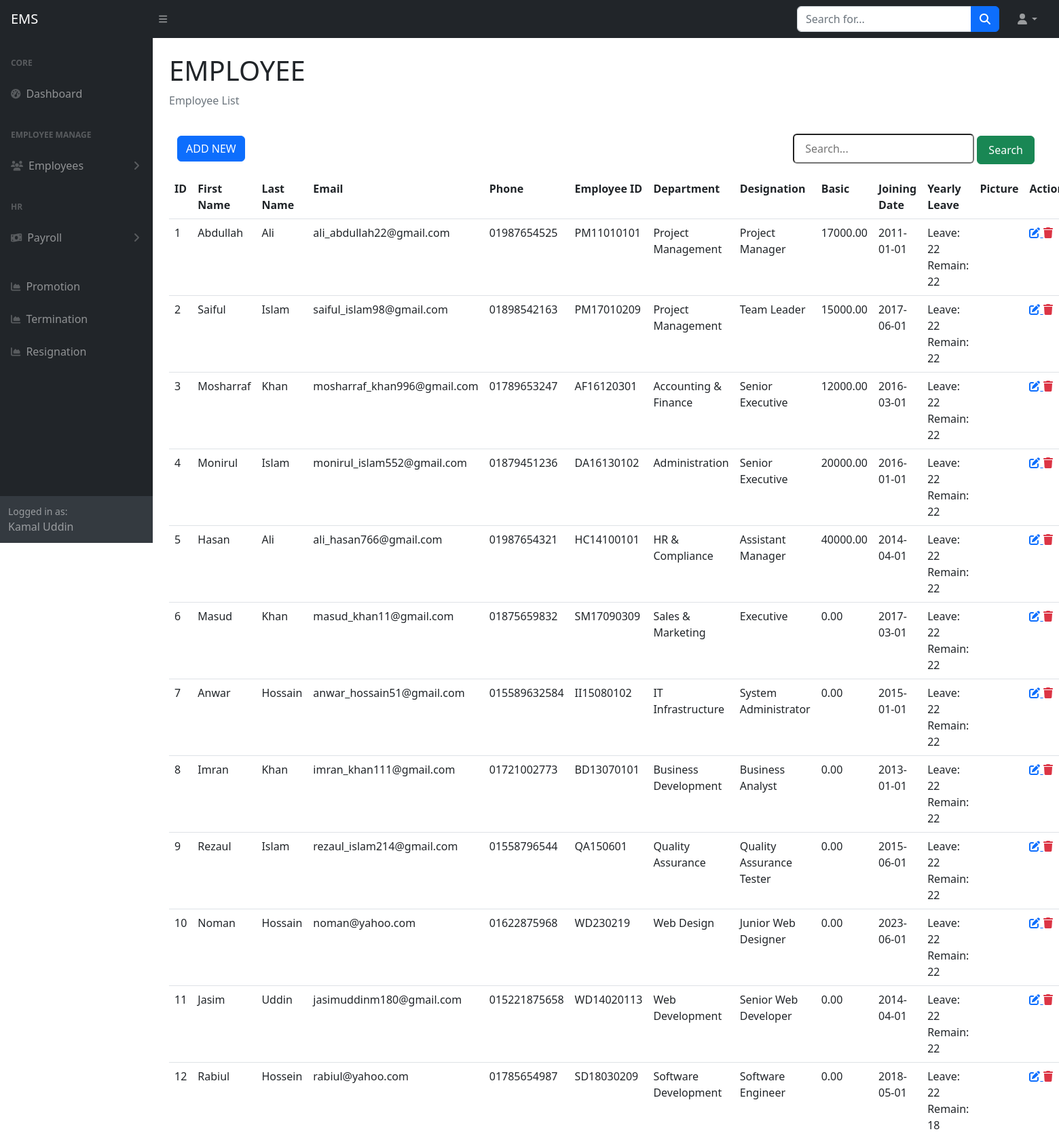
Screenshot of /employee_list.php (signed in, upper part) with the database file from the repository.
### tables this page shows
CREATE TABLE `tbl_employees` (
  `id` int(50) NOT NULL,
  `first_name` varchar(255) NOT NULL,
  `last_name` varchar(255) NOT NULL,
  `email` varchar(255) NOT NULL,
  `phone` varchar(15) DEFAULT NULL,
  `employee_id` varchar(255) DEFAULT NULL,
  `department_id` int(11) DEFAULT NULL,
  `designation_id` int(11) DEFAULT NULL,
  `joining_date` date DEFAULT NULL,
  `yearly_leave` int(11) NOT NULL,
  `image` varchar(255) DEFAULT NULL,
  `basic_salary` decimal(10,2) NOT NULL,
  `created_at` datetime DEFAULT NULL,
  `created_by` varchar(255) DEFAULT NULL,
  `updated_at` datetime DEFAULT NULL,
  `updated_by` varchar(255) DEFAULT NULL,
  `deleted_at` datetime DEFAULT NULL
);

CREATE TABLE `tbl_department` (
  `id` int(11) NOT NULL,
  `department_name` varchar(255) NOT NULL,
  `date` date NOT NULL,
  `created_at` datetime NOT NULL,
  `created_by` varchar(255) NOT NULL,
  `updated_at` datetime NOT NULL,
  `updated_by` varchar(255) NOT NULL,
  `deleted_at` datetime NOT NULL
);

CREATE TABLE `tbl_designations` (
  `id` int(11) NOT NULL,
  `designation` varchar(255) NOT NULL,
  `house_rent` double(8,2) DEFAULT NULL,
  `medical_allowance` decimal(10,2) DEFAULT NULL,
  `pf` decimal(10,2) DEFAULT NULL,
  `tax` decimal(10,2) DEFAULT NULL,
  `bonus` decimal(10,2) DEFAULT NULL,
  `created_at` datetime NOT NULL,
  `created_by` varchar(255) NOT NULL,
  `updated_at` datetime NOT NULL,
  `updated_by` varchar(255) NOT NULL,
  `deleted_at` datetime DEFAULT NULL
);

### include/settings.php (called while the page is built)
<?php
   $base_url="http://localhost/employee/";
    require_once('class/crud.php');
    $mysqli=new crud;
?>

### class/crud.php (called while the page is built, shortened)
<?php
    class crud{
        private $host='localhost';
        private $user='root';
        private $password='';
        private $database='employee';
        private $connection;
        public function __construct(){
            $this->connection=new mysqli($this->host,$this->user,$this->password,$this->database);
        }
        public function common_select_query($sql){
            $result=array();
            $error=false;
            $rs=$this->connection->query($sql);
            if($rs){
                if($rs->num_rows > 0){
                    while($r=$rs->fetch_object()){
                        array_push($result,$r);
                    }
                }
            }else{
                $error=$this->connection->error;
            }
            $return = array('data'=>$result,'error'=>$error);
            return $return;
        }
    }
?>

### employee_list.php (the view)
<?php require_once('include/header.php') ?>
<?php require_once('include/sidebar.php') ?>
<div class="container-fluid px-4">
    <h1 class="mt-4">EMPLOYEE</h1>
    <ol class="breadcrumb mb-4">
        <li class="breadcrumb-item active">Employee List</li>
    </ol>
    <div class="container-fluid">
        <div class="row ">
            <div class="col-md-12">
            <a href="<?= $base_url?>employee_create.php"class="btn btn-primary float-start mt-3">ADD NEW</a>
                <form action="search.php" method="GET" class="form-inline float-end">
                    <input class="rounded px-3 py-2" type="search" name="query" placeholder="Search...">
                    <button class="btn btn-success py-2 px-3 my-3" type="submit">Search</button>
                </form>
            </div>
        </div>
    </div>
    <table class="table">
        <tr>
            <th>ID</th>
            <th>First Name</th>
            <th>Last Name</th>
            <th>Email</th>
            <th>Phone</th>
            <th>Employee ID</th>
            <th>Department</th>
            <th>Designation</th>
            <th>Basic</th>
            <th>Joining Date</th>
            <th>Yearly Leave</th>
            <th>Picture</th>
            <th>Action</th>
        </tr>
        <?php
                  $data=$mysqli->common_select_query("SELECT tbl_employees.*, tbl_department.department_name, tbl_designations.designation,
                  (select sum(days) from tbl_leaves where tbl_leaves.employee_id=tbl_employees.id) as leaved
                  FROM `tbl_employees`
                                    join tbl_designations on tbl_designations.id=tbl_employees.designation_id
                                    join tbl_department on tbl_department.id=tbl_employees.department_id
                                    WHERE tbl_employees.deleted_at is null");
               if(!$data['error']){
                    foreach($data['data'] as $d){
                ?>
        <tr>
            <td><?= $d->id ?></td>
            <td><?= $d->first_name ?></td>
            <td><?= $d->last_name ?></td>
            <td><?= $d->email ?></td>
            <td><?= $d->phone ?></td>
            <td><?= $d->employee_id ?></td>
            <td><?= $d->department_name ?></td>
            <td><?= $d->designation ?></td>
            <td><?= $d->basic_salary ?></td>
            <td><?= $d->joining_date ?></td>
            <td>
                Leave: <?= $d->yearly_leave ?><br>
                Remain: <?= ($d->yearly_leave - $d->leaved) ?>
            </td>
            <td><img src="upload/users/<?= $d->image ?>" width="50px" alt=""></td>
            <td>
                <a title="Update" href="<?= $base_url?>employee_edit.php?id=<?= $d->id ?>">
                    <i class="fa fa-edit"></i>
                </a>
                <a title="Delete" class="text-danger" href="employee_delete.php?id=<?= $d->id ?>">
                    <i class="fa fa-trash"></i>
                </a>
            </td>
        </tr>
        <?php } } ?>
    </table>
</div>
<?php require_once('include/footer.php') ?>

### rows the page displays
tbl_employees: id "1", first_name "Abdullah", last_name "Ali", email "ali_abdullah22@gmail.com", phone "01987654525", employee "PM11010101", department.department_name "Project Management", designation.designation "Project Manager", basic_salary "17000.00", joining_date "2011-01-01", yearly_leave "22", $d->yearly_leave-$d->leaved "22"
tbl_employees: id "2", first_name "Saiful", last_name "Islam", email "saiful_islam98@gmail.com", phone "01898542163", employee "PM17010209", department.department_name "Project Management", designation.designation "Team Leader", basic_salary "15000.00", joining_date "2017-06-01", yearly_leave "22", $d->yearly_leave-$d->leaved "22"
tbl_employees: id "3", first_name "Mosharraf", last_name "Khan", email "mosharraf_khan996@gmail.com", phone "01789653247", employee "AF16120301", department.department_name "Accounting & Finance", designation.designation "Senior Executive", basic_salary "12000.00", joining_date "2016-03-01", yearly_leave "22", $d->yearly_leave-$d->leaved "22"
tbl_employees: id "4", first_name "Monirul", last_name "Islam", email "monirul_islam552@gmail.com", phone "01879451236", employee "DA16130102", department.department_name "Administration", designation.designation "Senior Executive", basic_salary "20000.00", joining_date "2016-01-01", yearly_leave "22", $d->yearly_leave-$d->leaved "22"
tbl_employees: id "5", first_name "Hasan", last_name "Ali", email "ali_hasan766@gmail.com", phone "01987654321", employee "HC14100101", department.department_name "HR & Compliance", designation.designation "Assistant Manager", basic_salary "40000.00", joining_date "2014-04-01", yearly_leave "22", $d->yearly_leave-$d->leaved "22"
tbl_employees: id "6", first_name "Masud", last_name "Khan", email "masud_khan11@gmail.com", phone "01875659832", employee "SM17090309", department.department_name "Sales & Marketing", designation.designation "Executive", basic_salary "0.00", joining_date "2017-03-01", yearly_leave "22", $d->yearly_leave-$d->leaved "22"
tbl_employees: id "7", first_name "Anwar", last_name "Hossain", email "anwar_hossain51@gmail.com", phone "015589632584", employee "II15080102", department.department_name "IT Infrastructure", designation.designation "System Administrator", basic_salary "0.00", joining_date "2015-01-01", yearly_leave "22", $d->yearly_leave-$d->leaved "22"
tbl_employees: id "8", first_name "Imran", last_name "Khan", email "imran_khan111@gmail.com", phone "01721002773", employee "BD13070101", department.department_name "Business Development", designation.designation "Business Analyst", basic_salary "0.00", joining_date "2013-01-01", yearly_leave "22", $d->yearly_leave-$d->leaved "22"
tbl_employees: id "9", first_name "Rezaul", last_name "Islam", email "rezaul_islam214@gmail.com", phone "01558796544", employee "QA150601", department.department_name "Quality Assurance", designation.designation "Quality Assurance Tester", basic_salary "0.00", joining_date "2015-06-01", yearly_leave "22", $d->yearly_leave-$d->leaved "22"
tbl_employees: id "10", first_name "Noman", last_name "Hossain", email "noman@yahoo.com", phone "01622875968", employee "WD230219", department.department_name "Web Design", designation.designation "Junior Web Designer", basic_salary "0.00", joining_date "2023-06-01", yearly_leave "22", $d->yearly_leave-$d->leaved "22"
tbl_employees: id "11", first_name "Jasim", last_name "Uddin", email "jasimuddinm180@gmail.com", phone "015221875658", employee "WD14020113", department.department_name "Web Development", designation.designation "Senior Web Developer", basic_salary "0.00", joining_date "2014-04-01", yearly_leave "22", $d->yearly_leave-$d->leaved "22"
tbl_employees: id "12", first_name "Rabiul", last_name "Hossein", email "rabiul@yahoo.com", phone "01785654987", employee "SD18030209", department.department_name "Software Development", designation.designation "Software Engineer", basic_salary "0.00", joining_date "2018-05-01", yearly_leave "22", leaved "18"

### other values shown
$_SESSION['username'] "Kamal Uddin"
